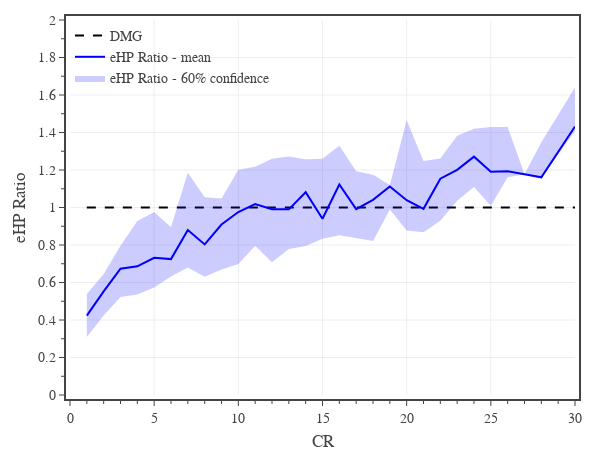

The cell this chart's notebook holds for it:
### Code cell
# eHP Ratio

yCol = 'eHP Ratio'

conf = 0.6
df1 = df0[df0['CR'].between(1,30)]
dfM = df1[['CR',yCol]].groupby('CR').median()
dfU = df1[['CR',yCol]].groupby('CR').quantile(0.5 + conf/2)
dfL = df1[['CR',yCol]].groupby('CR').quantile(0.5 - conf/2)

# CR
# create figure
fig = go.Figure(
    layout=go.Layout(
        template=TFB_TEMPLATE,
        margin=dict(l=70, r=25, b=55, t=20, pad=4),
        xaxis=dict(
            title_text='CR',
            range=[0,30],
            tick0=0, dtick=5,
            minor=dict(tick0=0, dtick=1),
        ),
        yaxis=dict(
            title_text=yCol,
            range=[0,2],
            tick0=0, dtick=0.2,
            minor=dict(tick0=0, dtick=0.1),
        ),
        legend=dict(
            xanchor='left', yanchor='top',
            x=0.00, y=1.00,
            orientation='v',
            tracegroupgap=0,
            bgcolor='rgba(0,0,0,0)',
        )
    )
)


# add reference line
fig.add_trace(go.Scatter(
    x=[1,30], y=[1,1],
    mode='lines', 
    line=dict(color='black', dash='dash'),
    name='DMG',
    hoverinfo='skip',
))

# add average value
fig.add_trace(go.Scatter(
    x=dfM.index, y=dfM[yCol],
    mode='lines', 
    line=dict(color='rgba(0,0,250,1)', dash='solid'),
    name=f'{yCol} - mean',
    hovertemplate='<b>mean</b><br>' + 'CR %{x:,.0f}<br>' + yCol + ' %{y:,.1f}<br>' + '<extra></extra>'

))

# add confidence interval
fig.add_trace(go.Scatter(x=dfM.index, y=dfU[yCol], line_width=0, legendgroup=f'{yCol} confidence', showlegend=False, hoverinfo='skip'))
fig.add_trace(go.Scatter(x=dfM.index, y=dfL[yCol], line_width=0, name=f'{yCol} - {conf:.0%} confidence', legendgroup=f'{yCol} confidence', hoverinfo='skip', fill='tonexty', fillcolor='rgba(0,0,250,0.2)'))

# show figure
fig.update_layout(width=600, height=450)
fig.show(config=TFB_CONFIG)

# save figures
if SAVEFIGS:
    #fig.update_layout(autosize=True, width=None, height=None)
    #save_fig_html(fig, format='large', name=f'./fig-ehp-ratio-vs-cr-large')
    #save_fig_html(fig, format='small', name=f'./fig-ehp-ratio-vs-cr-small')
    pass

### Figure 1 — Plotly figure (JSON) as saved in the notebook; plotly's stock layout.template omitted (floating-point values rounded to 4 significant figures)
{"data": [{"hoverinfo": "skip", "line": {"color": "black", "dash": "dash"}, "mode": "lines", "name": "DMG", "type": "scatter", "x": [1, 30], "y": [1, 1]}, {"hovertemplate": "<b>mean</b><br>CR %{x:,.0f}<br>eHP Ratio %{y:,.1f}<br><extra></extra>", "line": {"color": "rgba(0,0,250,1)", "dash": "solid"}, "mode": "lines", "name": "eHP Ratio - mean", "type": "scatter", "x": [1, 2, 3, 4, 5, 6, 7, 8, 9, 10, 11, 12, 13, 14, 15, 16, 17, 18, 19, 20, 21, 22, 23, 24, 25, 26, 27, 28, 30], "y": [0.4231, 0.553, 0.6738, 0.6864, 0.7314, 0.7249, 0.8797, 0.8033, 0.9091, 0.9757, 1.019, 0.9904, 0.9903, 1.082, 0.94, 1.123, 0.9913, 1.041, 1.112, 1.039, 0.9929, 1.153, 1.201, 1.271, 1.191, 1.194, 1.178, 1.161, 1.432]}, {"hoverinfo": "skip", "legendgroup": "eHP Ratio confidence", "line": {"width": 0}, "showlegend": false, "type": "scatter", "x": [1, 2, 3, 4, 5, 6, 7, 8, 9, 10, 11, 12, 13, 14, 15, 16, 17, 18, 19, 20, 21, 22, 23, 24, 25, 26, 27, 28, 30], "y": [0.5393, 0.6452, 0.7956, 0.9285, 0.9765, 0.8944, 1.185, 1.055, 1.048, 1.201, 1.217, 1.26, 1.272, 1.258, 1.261, 1.329, 1.194, 1.174, 1.12, 1.465, 1.248, 1.261, 1.382, 1.42, 1.429, 1.43, 1.178, 1.348, 1.64]}, {"fill": "tonexty", "fillcolor": "rgba(0,0,250,0.2)", "hoverinfo": "skip", "legendgroup": "eHP Ratio confidence", "line": {"width": 0}, "name": "eHP Ratio - 60% confidence", "type": "scatter", "x": [1, 2, 3, 4, 5, 6, 7, 8, 9, 10, 11, 12, 13, 14, 15, 16, 17, 18, 19, 20, 21, 22, 23, 24, 25, 26, 27, 28, 30], "y": [0.3095, 0.4243, 0.5232, 0.5364, 0.5737, 0.6319, 0.6807, 0.6306, 0.6689, 0.699, 0.7963, 0.7077, 0.7788, 0.7948, 0.8332, 0.8524, 0.837, 0.8216, 0.9892, 0.877, 0.8681, 0.9291, 1.037, 1.109, 1.009, 1.161, 1.178, 1.161, 1.408]}], "layout": {"height": 450, "legend": {"bgcolor": "rgba(0,0,0,0)", "orientation": "v", "tracegroupgap": 0, "x": 0, "xanchor": "left", "y": 1, "yanchor": "top"}, "margin": {"b": 55, "l": 70, "pad": 4, "r": 25, "t": 20}, "width": 600, "xaxis": {"dtick": 5, "minor": {"dtick": 1, "tick0": 0}, "range": [0, 30], "tick0": 0, "title": {"text": "CR"}}, "yaxis": {"dtick": 0.2, "minor": {"dtick": 0.1, "tick0": 0}, "range": [0, 2], "tick0": 0, "title": {"text": "eHP Ratio"}}}}
